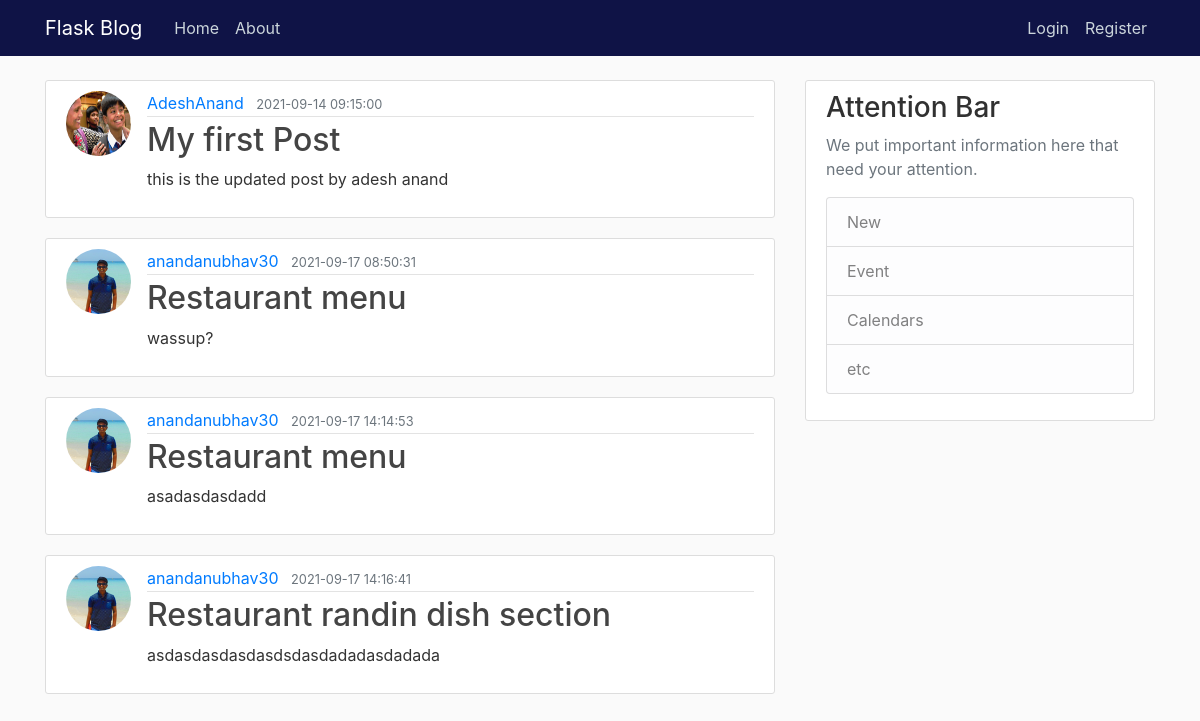
The app's page /home, older data.
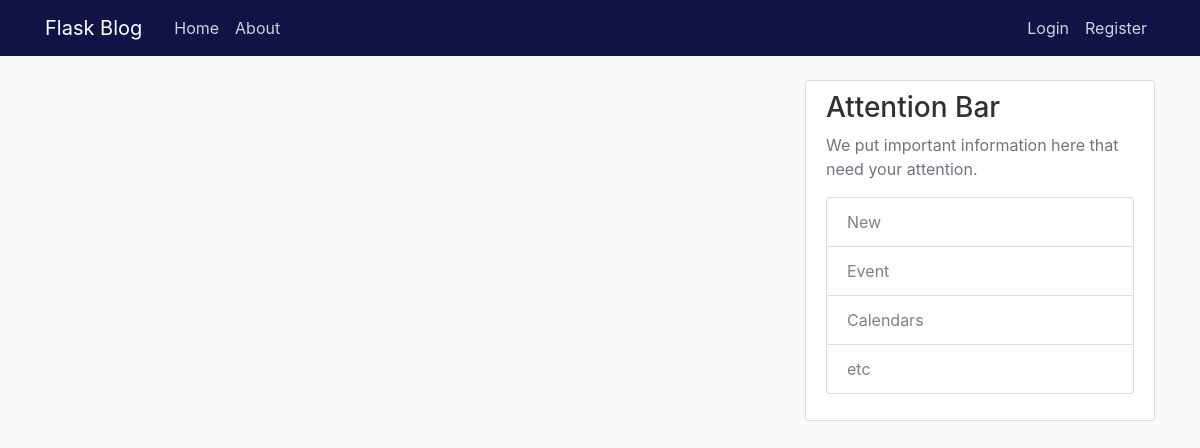
The same page, newer data.
### tables this page shows
CREATE TABLE post(
    id  INTEGER PRIMARY KEY,
    title TEXT(100) NOT NULL,
    date_posted DATETIME DEFAULT TIME,
    content TEXT NOT NULL,
    user_id INTEGER NOT NULL
    );

CREATE TABLE user(
    id  INTEGER PRIMARY KEY,
    username TEXT(20) UNIQUE NOT NULL,
    email TEXT(120) UNIQUE NOT NULL,
    image_file TEXT(20) NOT NULL DEFAULT 'default.jpg',
    password TEXT(20) NOT NULL
    );

### flaskblog/main/routes.py (the view)
@main.route("/")
@main.route("/home")
def home():
    c = conn.cursor()
    c.execute("SELECT user.username, post.title, post.content, post.date_posted, user.image_file, post.id FROM post LEFT JOIN user ON user.id = post.user_id")
    items = c.fetchall()
    posts = []
    for item in items:
        post = {
            'author': item[0],
            'title': item[1],
            'content': item[2],
            'date_posted': item[3],
            'image_file': item[4],
            'id': item[5]
        }
        posts.append(post)
    return render_template('home.html', posts=posts)

### flaskblog/templates/home.html
{% extends "layout.html" %}
{% block content %}
    {% for post in posts %}
        <article class="media content-section">
            <img src="{{ url_for('static', filename='profile_pics/'+post.image_file) }}" alt="" class="rounded-circle article-img">
            <div class="media-body">
                <div class="article-metadata">
                    <a class="mr-2" href="#">{{ post.author }}</a>
                    <small class="text-muted">{{ post.date_posted }}</small>
                </div>
                <h2><a class="article-title" href="{{ url_for('posts.post', post_id=post.id) }}">{{ post.title }}</a></h2>
                <p class="article-content">{{ post.content }}</p>
            </div>
        </article>
    {% endfor %}
{% endblock content %}

Row changes from the older to the newer data that the page shows:
removed post: image_file (picture), author "AdeshAnand", date_posted "2021-09-14 09:15:00", title "My first Post", content "this is the updated post by adesh anand"
removed post: image_file (picture), author "anandanubhav30", date_posted "2021-09-17 08:50:31", title "Restaurant menu", content "wassup?"
removed post: image_file (picture), author "anandanubhav30", date_posted "2021-09-17 14:14:53", title "Restaurant menu", content "asadasdasdadd"
removed post: image_file (picture), author "anandanubhav30", date_posted "2021-09-17 14:16:41", title "Restaurant randin dish section", content "asdasdasdasdasdsdasdadadasdadada"
